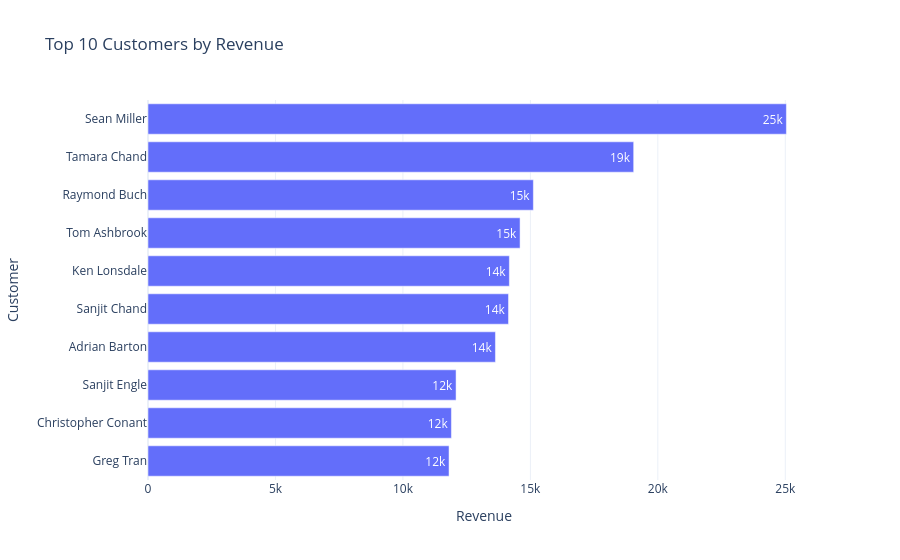

Notebook source saved alongside this figure:
### Code cell
#Top 10 customers by revenue

top_customers = (
    customer_performance
    .sort_values("Total_Revenue", ascending=False)
    .head(10)
)

fig = px.bar(
    top_customers.reset_index(),
    x="Total_Revenue",
    y="Customer Name",
    orientation="h",
    title="Top 10 Customers by Revenue",
    text_auto=".2s"
)

fig.update_layout(
    template="plotly_white",
    yaxis={"categoryorder": "total ascending"},
    xaxis_title="Revenue",
    yaxis_title="Customer"
)

fig.show()

### Figure 1 — Plotly figure (JSON) as saved in the notebook; plotly's stock layout.template omitted (floating-point values rounded to 4 significant figures)
{"data": [{"hovertemplate": "Total_Revenue=%{x}<br>Customer Name=%{y}<extra></extra>", "legendgroup": "", "marker": {"color": "#636efa", "pattern": {"shape": ""}}, "name": "", "orientation": "h", "showlegend": false, "textposition": "auto", "texttemplate": "%{x:.2s}", "type": "bar", "x": [25040.0, 19050.0, 15120.0, 14600.0, 14180.0, 14140.0, 13630.0, 12090.0, 11900.0, 11810.0], "xaxis": "x", "y": ["Sean Miller", "Tamara Chand", "Raymond Buch", "Tom Ashbrook", "Ken Lonsdale", "Sanjit Chand", "Adrian Barton", "Sanjit Engle", "Christopher Conant", "Greg Tran"], "yaxis": "y"}], "layout": {"barmode": "relative", "legend": {"tracegroupgap": 0}, "title": {"text": "Top 10 Customers by Revenue"}, "xaxis": {"anchor": "y", "domain": [0, 1], "title": {"text": "Revenue"}}, "yaxis": {"anchor": "x", "categoryorder": "total ascending", "domain": [0, 1], "title": {"text": "Customer"}}}}
